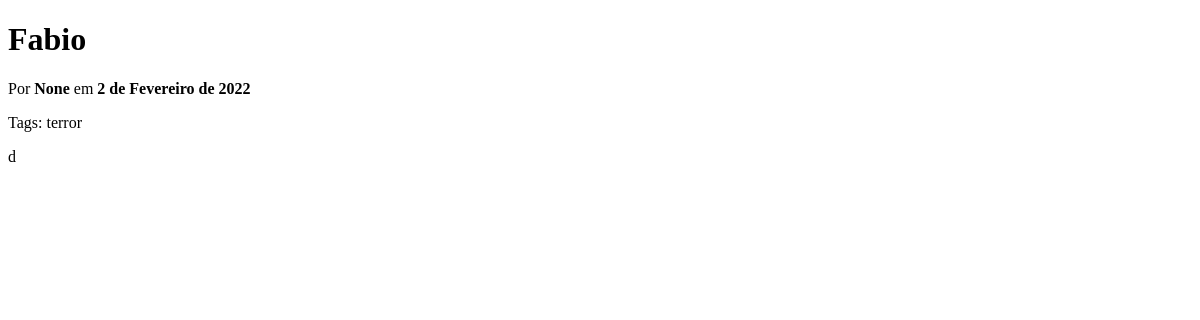
/eventos/noticias/11/, run on an earlier commit of the app's database.
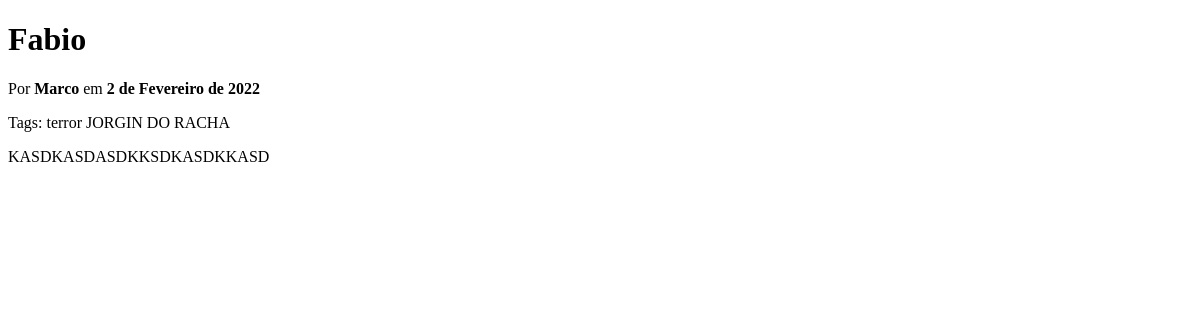
And on a later commit of the database.
### app_noticias/models.py (models this page shows, shortened)
class Noticia(models.Model):
    autor = models.ForeignKey(Pessoa, on_delete=models.CASCADE, null=True, blank=True)
    tag = models.ManyToManyField(Tag)
    titulo = models.CharField('Título', max_length=120, null = True)
    conteudo = models.TextField('Conteúdo')
    data_publicacao = models.DateField("Data da Publicação", null= True)

class Tag(models.Model):
    nome = models.CharField(max_length=64)
    slug = models.SlugField(max_length=64)
    def __str__(self):
        return self.nome

class Pessoa(models.Model):
    usuario = models.OneToOneField(User, on_delete=models.CASCADE, verbose_name='Usuário')
    nome = models.CharField('Nome', max_length=128)
    data_de_nascimento = models.DateField('Data de nascimento', blank=True, null=True)
    telefone_celular = models.CharField('Telefone celular', max_length=15, help_text='Número do telefone celular no formato (99) 99999-9999', null=True, blank=True)
    telefone_fixo = models.CharField('Telefone fixo', max_length=14, help_text='Número do telefone fixo no formato (99) 9999-9999', null=True, blank=True)
    email = models.EmailField('E-mail', null=True, blank=True)
    def __str__(self):
        return self.nome

### app_noticias/views.py (the view)
# urls.py: path('noticias/<int:noticia_id>/', noticia_detalhes, name='detalhes'),
def noticia_detalhes(request, noticia_id):
    try:
        noticia = Noticia.objects.get(pk=noticia_id)
    except Noticia.DoesNotExist:
        raise Http404('Notícia não encontrada')
    return render(request, 'app_noticias/detalhes.html', {'noticia': noticia})

### app_noticias/templates/app_noticias/detalhes.html (shortened to what this page needs)
<!DOCTYPE html>
<html lang="pt-br">
<head>
</head>
<body>
<h1>{{ noticia.titulo }}</h1>
<p>Por <strong>{{ noticia.autor }}</strong> em <strong>{{ noticia.data_publicacao }}</strong></p>
<p>Tags:
    {% for tag in noticia.tag.all %}
    {{ tag }}
    {% endfor %}
</p>
<div>
    {{ noticia.conteudo | linebreaks }}
</div>
</body>
</html>

What changed in the data, as far as the page shows it:
changed Noticia "Fabio": autor "None" → "Marco"; conteudo "d" → "KASDKASDASDKKSDKASDKKASD"
added Tag: nome "JORGIN DO RACHA"
